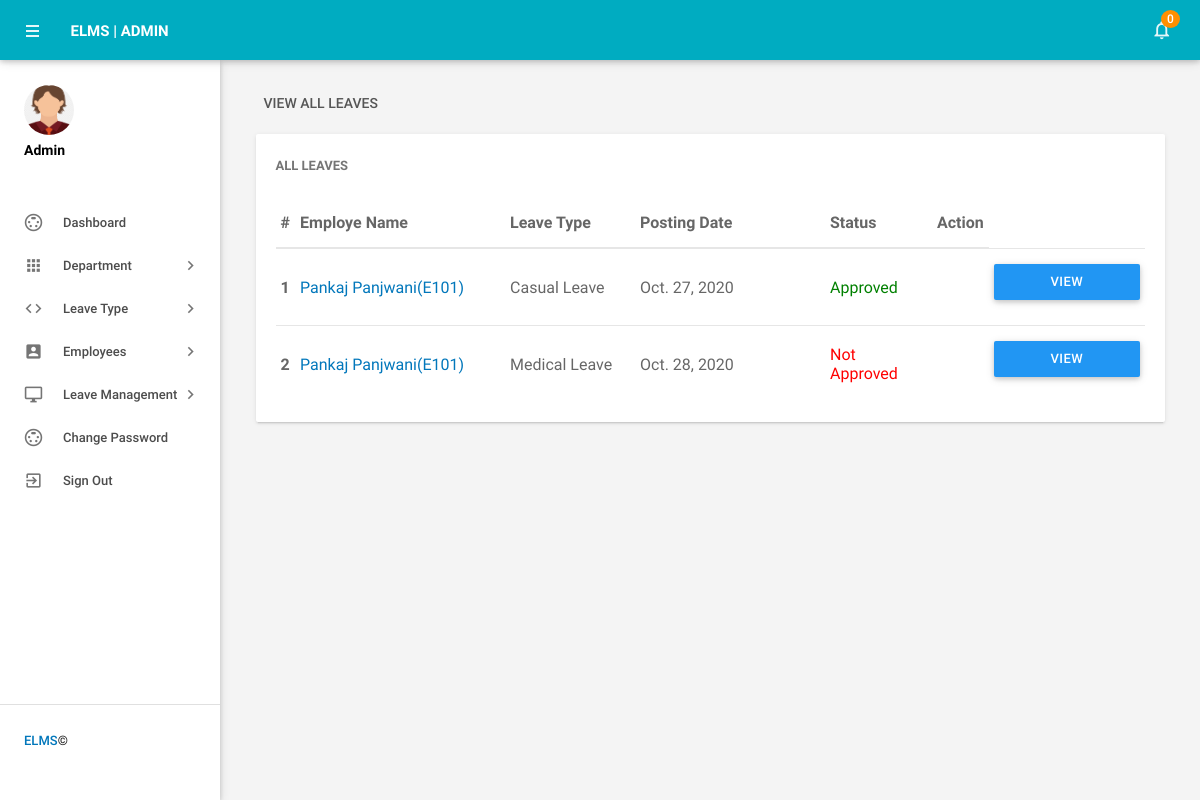
Page /all_leaves (signed in) on the committed database.
### employeeleave/models.py (models this page shows, shortened)
class Leaves(models.Model):
    leavetype = models.CharField(max_length=100)
    todate = models.DateField()
    fromdate = models.DateField()
    description = models.CharField(max_length=500)
    postingdate = models.DateField()
    adminremark = models.CharField(max_length=100,null=True)
    adminremarkdate = models.DateField(null=True)
    status = models.CharField(max_length=50,null=True)
    isread = models.CharField(max_length=50)
    emp = models.ForeignKey(Employee, on_delete=models.CASCADE, null=True)

class Employee(models.Model):
    user = models.ForeignKey(User, on_delete=models.CASCADE, null=True)
    empid = models.CharField(max_length=20)
    gender = models.CharField(max_length=30)
    dob = models.CharField(max_length=50)
    department = models.CharField(max_length=50,null=True)
    address = models.CharField(max_length=300)
    city = models.CharField(max_length=50)
    country = models.CharField(max_length=50)
    phoneno = models.CharField(max_length=15)
    status = models.CharField(max_length=15, null=True)
    regdate = models.DateField()

### employeeleave/views.py (the view)
# urls.py: path('all_leaves',all_leaves, name='all_leaves'),
def all_leaves(request):
    if not request.user.is_authenticated:
        return redirect('admin_login')
    leavescount = Leaves.objects.filter(isread="no").count()
    unreadleaves = Leaves.objects.filter(isread="no")
    leaves = Leaves.objects.all()
    d = {'leaves':leaves,'leavescount':leavescount,'unreadleaves':unreadleaves}
    return render(request, 'all_leaves.html', d)

### employeeleave/templates/all_leaves.html (shortened to what this page needs)
{% load static %}
{% block body %}
<html lang="en">
    <head>
       <link type="text/css" rel="stylesheet" href="{% static 'admin/assets/plugins/materialize/css/materialize.min.css' %}"/>
       <link href="{% static 'admin/assets/plugins/material-preloader/css/materialPreloader.min.css' %}" rel="stylesheet">
        <link href="{% static 'admin/assets/plugins/datatables/css/jquery.dataTables.min.css' %}" rel="stylesheet">
                <link href="{% static 'admin/assets/plugins/google-code-prettify/prettify.css' %}" rel="stylesheet" type="text/css"/>
        <link href="{% static 'admin/assets/css/alpha.min.css' %}" rel="stylesheet" type="text/css"/>
        <link href="{% static 'admin/assets/css/custom.css' %}" rel="stylesheet" type="text/css"/>
    </head>
    <body>
        {% include 'header.html' %}
{% include 'sidebar.html' %}
            <main class="mn-inner">
                <div class="row">
                    <div class="col s12">
                        <div class="page-title">View All Leaves</div>
                    </div>
                    <div class="col s12 m12 l12">
                        <div class="card">
                            <div class="card-content">
                                <span class="card-title">All Leaves</span>
                                <table id="example" class="display responsive-table ">
                                    <thead>
                                        <tr>
                                            <th>#</th>
                                            <th width="200">Employe Name</th>
                                            <th width="120">Leave Type</th>
                                             <th width="180">Posting Date</th>
                                            <th>Status</th>
                                            <th align="center">Action</th>
                                        </tr>
                                    </thead>
                                    <tbody>
{% for i in leaves %}
                                        <tr>
                                             <td> <b>{{forloop.counter}}</b></td>
                                              <td><a href="{% url 'edit_employee' i.emp.user.id %}" target="_blank">{{i.emp.user.first_name}} {{i.emp.user.last_name}}({{i.emp.empid}})</a></td>
                                            <td>{{i.leavetype}}</td>
                                            <td>{{i.postingdate}}</td>
                                                                        <td>
                                 {% if i.status == "Accept" %}
                                                 <span style="color: green">Approved</span>
                                                {% endif %}
                                                {% if i.status == "Reject" %}
                                                <span style="color: red">Not Approved</span>
                                                                            {% endif %}
                                             </td>
         <td>
           <td><a href="{% url 'leave_details' i.id %}" class="waves-effect waves-light btn blue m-b-xs"  > View Details</a></td>
                                    </tr>
                                         {% endfor %}
                                    </tbody>
                                </table>
                            </div>
                        </div>
                    </div>
                </div>
            </main>
        </div>
        <div class="left-sidebar-hover"></div>
    </body>
</html>
{% endblock %}

### rows in the picture
Leaves: emp.user.first_name "Pankaj", emp.user.last_name "Panjwani", emp.empid "E101", leavetype "Casual Leave", postingdate "Oct. 27, 2020", status "Approved"
Leaves: emp.user.first_name "Pankaj", emp.user.last_name "Panjwani", emp.empid "E101", leavetype "Medical Leave", postingdate "Oct. 28, 2020", status "Not Approved"

### other values in the picture
{{ leavescount }} "0"
